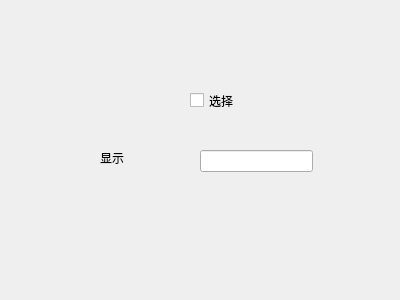
<?xml version="1.0" encoding="UTF-8"?>
<ui version="4.0">
 <class>Form</class>
 <widget class="QWidget" name="Form">
  <property name="geometry">
   <rect>
    <x>0</x>
    <y>0</y>
    <width>400</width>
    <height>300</height>
   </rect>
  </property>
  <property name="windowTitle">
   <string>Form</string>
  </property>
  <widget class="QCheckBox" name="checkBox">
   <property name="geometry">
    <rect>
     <x>190</x>
     <y>90</y>
     <width>85</width>
     <height>21</height>
    </rect>
   </property>
   <property name="text">
    <string>选择</string>
   </property>
  </widget>
  <widget class="QLabel" name="label">
   <property name="geometry">
    <rect>
     <x>100</x>
     <y>150</y>
     <width>60</width>
     <height>16</height>
    </rect>
   </property>
   <property name="text">
    <string>显示</string>
   </property>
  </widget>
  <widget class="QLineEdit" name="lineEdit">
   <property name="geometry">
    <rect>
     <x>200</x>
     <y>150</y>
     <width>113</width>
     <height>22</height>
    </rect>
   </property>
  </widget>
 </widget>
 <resources/>
 <connections/>
</ui>
